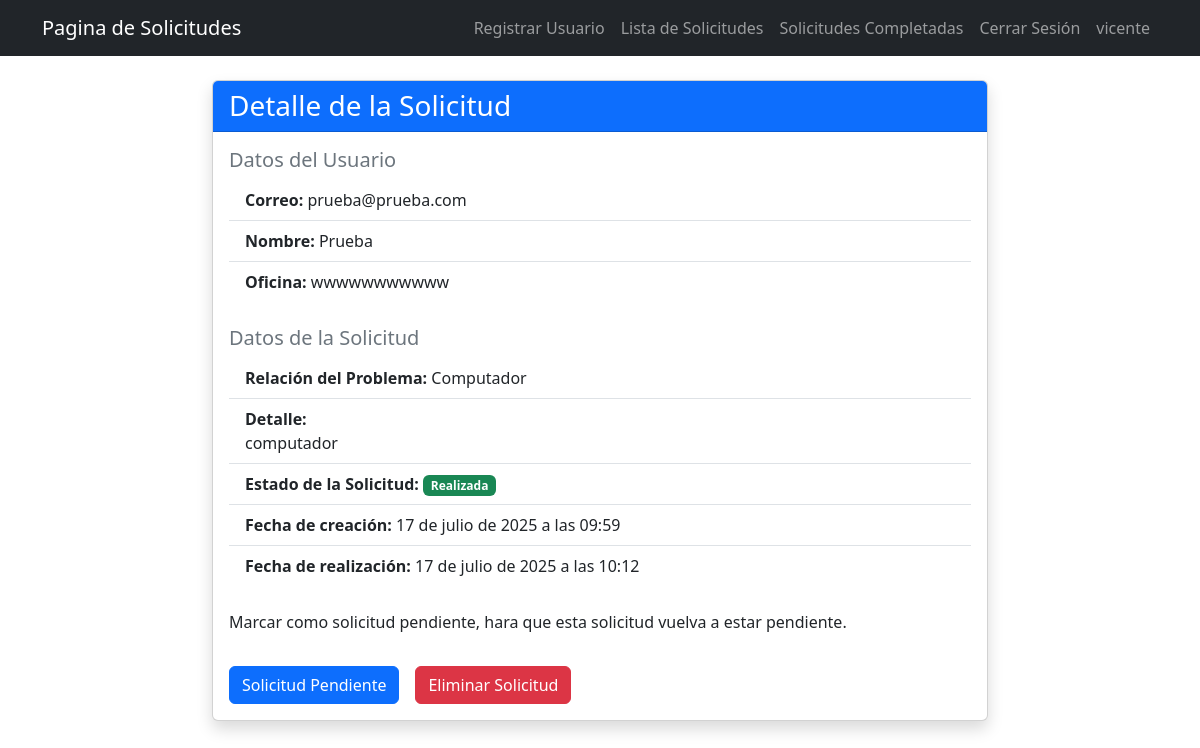
/lista_solicitud_admin/38/ (signed in), run on the app's committed database.
### SoporteInformatica/models.py (models this page shows, shortened)
class Ticket(models.Model):
    usuario = models.ForeignKey(User, on_delete=models.CASCADE)
    oficina = models.CharField(max_length=100)
    detalle = models.TextField()
    relacion_problema = models.ForeignKey(Relacion_problema, on_delete=models.SET_NULL, null=True)
    fecha_creacion = models.DateTimeField(auto_now_add=True)
    tarea_completada = models.DateTimeField(null=True, blank=True)

class Relacion_problema(models.Model):
    tipo = models.CharField(max_length=100)
    def __str__(self):
        return self.tipo

### SoporteInformatica/views.py (the view, shortened to what this page needs)
# urls.py: path('lista_solicitud_admin/<int:solicitud_id>/', views.detalle_solicitud_admin, name='detalle_solicitud_admin'),
@staff_member_required
def detalle_solicitud_admin(request, solicitud_id):
    if request.method == "GET":
        solicitud = get_object_or_404(Ticket, id=solicitud_id)
        form = FormularioSolicitud(instance=solicitud)
        context = {"solicitud": solicitud,
                   "form": form}
        return render(request, "SoporteInformatica/detalle_solicitud_admin.html", context)

### SoporteInformatica/templates/SoporteInformatica/detalle_solicitud_admin.html (shortened to what this page needs)
{% extends "SoporteInformatica/layouts/base.html" %}
{% block content %}
<main class="container-fluid mt-4">
    <div class="row justify-content-center">
        <div class="col-lg-8">
            <div class="card shadow">
                <div class="card-header bg-primary text-white">
                    <h3 class="mb-0">Detalle de la Solicitud</h3>
                </div>
                <div class="card-body">
                    <h5 class="text-secondary">Datos del Usuario</h5>
                    <ul class="list-group list-group-flush mb-4">
                        <li class="list-group-item"><strong>Correo:</strong> {{ solicitud.usuario.email }}</li>
                        <li class="list-group-item"><strong>Nombre:</strong> {{ solicitud.usuario }}</li>
                        <li class="list-group-item"><strong>Oficina:</strong> {{ solicitud.oficina }}</li>
                    </ul>
                    <h5 class="text-secondary">Datos de la Solicitud</h5>
                    <ul class="list-group list-group-flush mb-4">
                        <li class="list-group-item"><strong>Relación del Problema:</strong> {{ solicitud.relacion_problema }}</li>
                        <li class="list-group-item"><strong>Detalle:</strong> <p class="text-break mb-0">{{ solicitud.detalle }}</p></li>
                        <li class="list-group-item">
                            <strong>Estado de la Solicitud:</strong>
                            {% if solicitud.tarea_completada %}
                                <span class="badge bg-success">Realizada</span>
                            {% else %}
                                <span class="badge bg-warning text-dark">Pendiente</span>
                            {% endif %}
                        </li>
                        <li class="list-group-item"><strong>Fecha de creación:</strong> {{ solicitud.fecha_creacion }}</li>
                        <li class="list-group-item">
                            <strong>Fecha de realización:</strong>
                            {% if solicitud.tarea_completada %}
                                {{ solicitud.tarea_completada }}
                            {% else %}
                                Realización pendiente.
                            {% endif %}
                        </li>
                    </ul>
<div class="mt-4 d-flex flex-wrap gap-3">
        {% if solicitud.tarea_completada == None %}
            <div id="boton_actualizar" style="display: block;">
                <button onclick="mostrarFormulario()" class="btn btn-outline-primary">
                    Modificar Solicitud
                </button>
            </div>
            <div id="boton_completar" style="display: block;">
                <form action="{% url 'solicitud_completada_admin' solicitud.id %}" method="POST">
                    {% csrf_token %}
                    <button  class="btn btn-secondary">
                        Completar Solicitud
                    </button>
                </form>
            </div>
        {% else %}
            <p>Marcar como solicitud pendiente, hara que esta solicitud vuelva a estar pendiente.</p>
            <div id="boton_incompletar" style="display: block;">
                <form action="{% url 'solicitud_incompletar_admin' solicitud.id %}" method="POST">
                    <button class="btn btn-primary">
                        Solicitud Pendiente
                    </button>
                </form>
            </div>
        {% endif %}
            <div id="boton_eliminar" style="display: block;">
                <form action="{% url 'solicitud_eliminada_admin' solicitud.id %}" method="POST">
                    <button  class="btn btn-danger">
                        Eliminar Solicitud
                    </button>
                </form>
            </div>
            </div>
        </div>
    </div>
</main>
{% endblock %}

### SoporteInformatica/templates/SoporteInformatica/layouts/base.html (shortened to what this page needs)
<!DOCTYPE html>
<html lang="es">
<head>
    <link rel="stylesheet" href="https://cdn.jsdelivr.net/npm/bootstrap@5.3.7/dist/css/bootstrap.min.css">
</head>
<body>
<nav class="navbar navbar-expand-lg bg-dark navbar-dark">
  <div class="container">
    <a class="navbar-brand">Pagina de Solicitudes</a>
    <div class="collapse navbar-collapse" id="navbarNav">
      <ul class="navbar-nav ms-auto">
        {% if user.is_authenticated %}
        {% if user.is_staff %}
        <li class="nav-item"><a href="{% url 'registrar_usuario' %}" class="nav-link">Registrar Usuario</a></li>
        <li class="nav-item"><a href="{% url 'lista_solicitud_admin' %}" class="nav-link">Lista de Solicitudes</a></li>
        <li class="nav-item"><a href="{% url 'solicitudes_completadas_admin' %}" class="nav-link">Solicitudes Completadas</a></li>
        <li class="nav-item"><a href="{% url 'cerrar_sesion' %}" class="nav-link">Cerrar Sesión</a></li>
        <li class="nav-item"><a class="nav-link">{{ request.user }}</a></li>
              {% endif %}
          {% else %}
              <li class="nav-item"><a href="{% url 'iniciar_sesion' %}" class="nav-link">Iniciar Sesión</a></li>
          {% endif %}
      </ul>
    </div>
  </div>
</nav>
<div>
    {% block content %}
    {% endblock %}
</div>
</body>
</html>

### data on the page
Ticket: usuario.email "prueba@prueba.com", usuario "Prueba", oficina "wwwwwwwwwww", relacion_problema "Computador", detalle "computador", fecha_creacion "17 de julio de 2025 a las 09:59", tarea_completada "17 de julio de 2025 a las 10:12"

### other printed values
{{ request.user }} "vicente"
